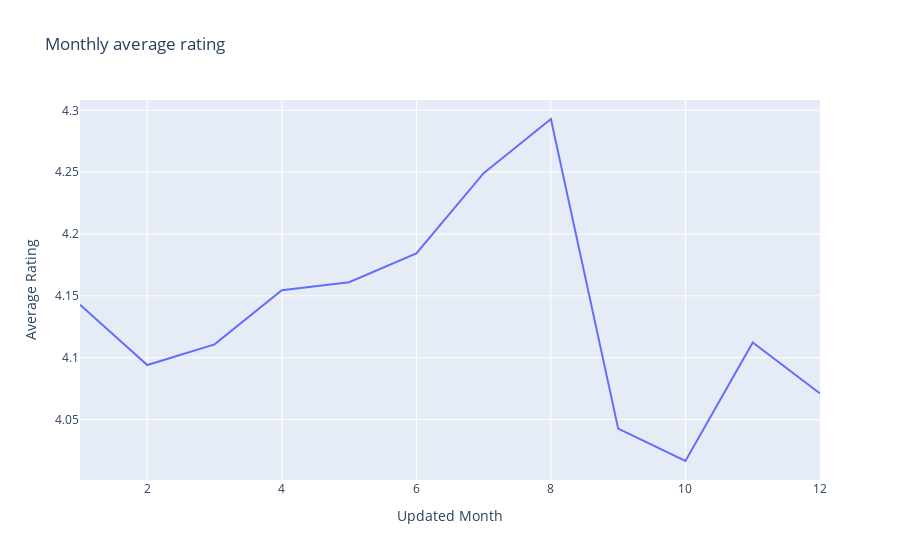

Here is the notebook cell this chart was saved with:
### Code cell
#Prepare the plot
chart = px.line(avg_rating_by_month,x='Updated Month',y='Average Rating',title='Monthly average rating')
chart.show()

### Figure 1 — Plotly figure (JSON) as saved in the notebook; plotly's stock layout.template omitted (floating-point values rounded to 4 significant figures)
{"data": [{"hovertemplate": "Updated Month=%{x}<br>Average Rating=%{y}<extra></extra>", "legendgroup": "", "line": {"color": "#636efa", "dash": "solid"}, "marker": {"symbol": "circle"}, "mode": "lines", "name": "", "orientation": "v", "showlegend": false, "type": "scatter", "x": [1, 2, 3, 4, 5, 6, 7, 8, 9, 10, 11, 12], "xaxis": "x", "y": [4.143, 4.094, 4.111, 4.155, 4.161, 4.184, 4.249, 4.293, 4.043, 4.016, 4.112, 4.071], "yaxis": "y"}], "layout": {"legend": {"tracegroupgap": 0}, "title": {"text": "Monthly average rating"}, "xaxis": {"anchor": "y", "domain": [0, 1], "title": {"text": "Updated Month"}}, "yaxis": {"anchor": "x", "domain": [0, 1], "title": {"text": "Average Rating"}}}}
